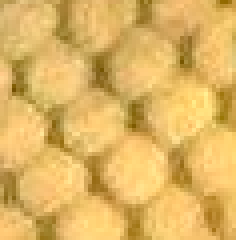
#> input picture More_images/235227Ventral-Flash-1.png, 59 x 60 px (shown 4 times larger); the run also reads 4 pictures not shown here
$ jupyter execute --allow-errors Automated_Adaptive_Thresholding.ipynb   (older library calls are emulated)
#> lines starting #> are read from the running program, lines starting #| are printed output that depends on the picture; after the words box and inside, x2 and y2 are one past the last pixel; in counts of white or black regions, pixels touching at a corner belong together
[cell 1]
import numpy as np
import cv2
from matplotlib import pyplot as plt
import os

[cell 2]
def threshold(imgName, blockSize):
#> called with imgName = 'More_images/235227Ventral-Flash-1.png', blockSize = 15
    img = cv2.imread(imgName)
#> img is the input picture: shape (60, 59, 3); mean B, G, R 98.9, 181.3, 223.7

    # convert to grayscale
    gray = cv2.cvtColor(img, cv2.COLOR_BGR2GRAY)

    # blur and adaptive thresholding
    # source: https://docs.opencv.org/master/d7/d4d/tutorial_py_thresholding.html
    blur = cv2.GaussianBlur(gray,(5,5),0)
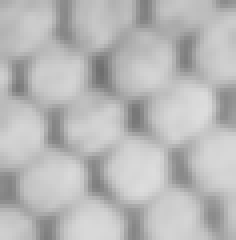
#> blur: shape (60, 59) (shown 4 times larger); min 110, max 220, mean 184.7
    thresh = cv2.adaptiveThreshold(blur, 255, cv2.ADAPTIVE_THRESH_MEAN_C, cv2.THRESH_BINARY, blockSize, -2)
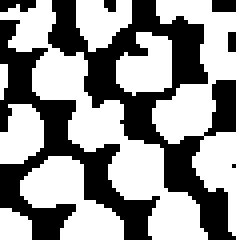
#> thresh: shape (60, 59) (shown 4 times larger); 57.6% white; 7 black regions (4 under 20 px), largest, box (x1, y1, x2, y2) and area: (12, 0, 59, 60) 827, (0, 5, 40, 60) 615, (0, 0, 9, 3) 21

    # Remove noise by opening
    kernel = np.ones((3,3),np.uint8)
    opening = cv2.morphologyEx(thresh, cv2.MORPH_OPEN,kernel, iterations=2)
#> opening: shape (60, 59); 52.6% white; 4 black regions (3 under 20 px), largest, box (x1, y1, x2, y2) and area: (0, 0, 59, 60) 1649

    # Check if opening was too much
    numWhitePixels = cv2.countNonZero(opening) # number of foreground pixels
#> numWhitePixels = 1862
    totalPixels = img.size / 3 # not sure why it has to be divided by 3
#> totalPixels = 3540
    if numWhitePixels / totalPixels < 0.3:
        # if opening resulted in less than 30% foreground, decrease number of opening iterations
        opening = cv2.morphologyEx(thresh, cv2.MORPH_OPEN,kernel, iterations=1)

    # Finding sure foreground area
    dist_transform = cv2.distanceTransform(opening,cv2.DIST_L2,5)
    ret, sure_fg = cv2.threshold(dist_transform, 1.5, 255, 0)
#> sure_fg: shape (60, 59) float32; 35.8% white; 14 white regions, largest, box (x1, y1, x2, y2) and area: (40, 0, 59, 19) 130, (29, 36, 40, 49) 121, (40, 22, 52, 34) 111
    sure_fg = np.uint8(sure_fg)

    # Label and count
    # source: https://medium.com/analytics-vidhya/images-processing-segmentation-and-objects-counting-in-an-image-with-python-and-opencv-216cd38aca8e
    output = cv2.connectedComponentsWithStats(sure_fg, 8, cv2.CV_32S)
    labels = output[1]
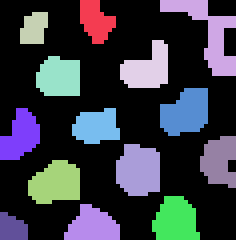
#> labels: shape (60, 59) int32 (shown 4 times larger); 15 distinct labels, from 0 to 14; one colour per label, 0 black
    count = output[0] - 1 # background doesn't count as a scale
#> count = 14
    label_hue = np.uint8(179 * labels / np.max(labels))
    blank_ch = 255 * np.ones_like(label_hue)
    labeled_img = cv2.merge([label_hue, blank_ch, blank_ch])
    labeled_img = cv2.cvtColor(labeled_img, cv2.COLOR_HSV2BGR)
    labeled_img[label_hue == 0] = 0
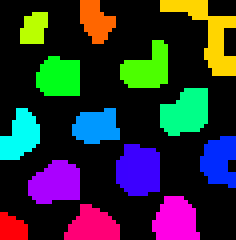
#> labeled_img: shape (60, 59, 3) (shown 4 times larger); mean B, G, R 49.7, 45.7, 42.7

    stats = output[2]
#> stats = 15 rows, first 6: [0, 0, 59, 60, 2273], [20, 0, 9, 11, 66], [40, 0, 19, 19, 130], [5, 3, 7, 8, 46], [30, 10, 12, 12, 97], [9, 14, 11, 10, 95]
    areas = []
    ratios = []
    for i in range(1, count + 1): # start at 1 instead of 0 because don't want to count background as a scale
        scaleArea = stats[i, cv2.CC_STAT_AREA]
        areas.append(scaleArea)
        boxArea = stats[i, cv2.CC_STAT_WIDTH] * stats[i, cv2.CC_STAT_HEIGHT]
        ratios.append(scaleArea / boxArea)
#> this loop made 14 passes
#> (scaleArea, boxArea) on passes 1 to 12: (66, 99), (130, 361), (46, 56), (97, 144), (95, 110), (111, 144), (87, 130), (82, 108), (89, 117), (121, 143), (111, 143), (103, 132)
#> after the loop, areas = [66, 130, 46, 97, 95, 111, 87, 82, 89, 121, 111, 103, 89, 40]; ratios = [0.667, 0.36, 0.821, 0.674, 0.864, 0.771, 0.669, 0.759, 0.761, 0.846, 0.776, 0.78, 0.706, 0.816]
    avgRoundness = sum(ratios) / len(ratios)
#> avgRoundness = 0.734
    # [5 lines of commented-out code are left out]

    return (avgRoundness, count, labeled_img)

[cell 3]
# tries thresholding with various blockSizes and chooses the one with the most "round" scales
def countScales(imgName):
    maxRoundness = 0
    for blockSize in [15, 25, 35, 65, 75]: # blocksize must be odd number
        roundness, count, labeled_img = threshold(imgName, blockSize)
#> roundness = 0.734; count = 14
        if roundness > maxRoundness:
            maxRoundness = roundness
#> maxRoundness = 0.734
            bestCount = count
#> bestCount = 14
            bestSize = blockSize
            bestImage = labeled_img
    displayFinal(imgName, bestImage, bestCount, bestSize)

[cell 4]
# display final results
def displayFinal(imgName, labeled_img, count, blockSize):

#> called with imgName = 'More_images/235227Ventral-Flash-1.png', count = 14, blockSize = 15
    img = cv2.imread(imgName)
    gray = cv2.cvtColor(img, cv2.COLOR_BGR2GRAY)

    plt.subplot(1, 2, 1), plt.imshow(gray, 'gray')
    plt.title(imgName[12:])

    plt.subplot(1, 2, 2), plt.imshow(labeled_img, 'gray')
    plt.title('Count: ' + str(count) + ', Blocksize:' + str(blockSize))

    plt.show()
#> figure, not shown here; B, G, R data is drawn as R, G, B

[cell 5]
# ignore this - not currently being used
def displayTests(orig, imgName, thresh, opening, sure_fg, labeled_img, count):

    plt.subplot(1, 5, 1), plt.imshow(orig, 'gray')
    plt.title(imgName[12:])

    plt.subplot(1, 5, 2), plt.imshow(thresh, 'gray')
    plt.title('Threshold')

    plt.subplot(1, 5, 3), plt.imshow(opening, 'gray')
    plt.title('Opening')

    plt.subplot(1, 5, 4), plt.imshow(sure_fg, 'gray')
    plt.title('Sure fg')

    plt.subplot(1, 5, 5), plt.imshow(labeled_img, 'gray')
    plt.title('Count: ' + str(count))
    plt.show()

[cell 6]
countScales('More_images/235227Ventral-Flash-1.png')
countScales('More_images/235227Ventral-Flash-2.png')
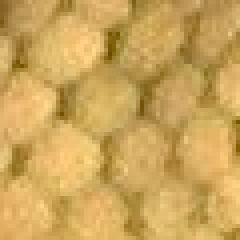
#> input picture More_images/235227Ventral-Flash-2.png, 60 x 60 px (shown 4 times larger)
#> in threshold, img is the input picture: shape (60, 60, 3); mean B, G, R 91, 165.6, 204
#> in threshold (call 6), `gray = cv2.cvtColor(img, cv2.COLOR_BGR2GRAY)`:
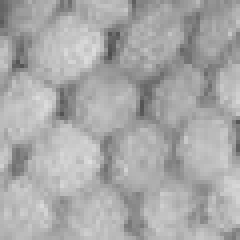
#> gray: shape (60, 60) (shown 4 times larger); min 77, max 222, mean 168.6
#> in threshold (call 6), `thresh = cv2.adaptiveThreshold(blur, 255, cv2.ADAPTIVE_THRESH_MEAN_C, ..`: thresh: shape (60, 60); 52.1% white; 4 black regions (1 under 20 px), largest, box (x1, y1, x2, y2) and area: (0, 0, 60, 60) 1611, (11, 0, 23, 8) 58, (0, 50, 6, 60) 37
#> in threshold (call 6), `opening = cv2.morphologyEx(thresh, cv2.MORPH_OPEN,kernel, iterations=2)`:
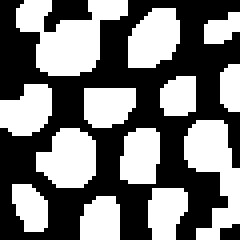
#> opening: shape (60, 60) (shown 4 times larger); 46.7% white; 13 white regions, largest, box (x1, y1, x2, y2) and area: (4, 0, 32, 19) 297, (46, 30, 60, 60) 228, (9, 32, 24, 47) 171
#> in threshold (call 6), `numWhitePixels = cv2.countNonZero(opening)`: numWhitePixels = 1682
#> in threshold (call 6), `dist_transform = cv2.distanceTransform(opening,cv2.DIST_L2,5)`:
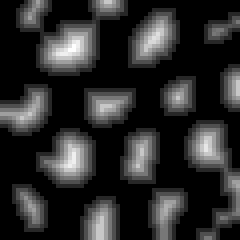
#> dist_transform: shape (60, 60) float32 (shown 4 times larger); min 0, max 6.4, mean 1.09; drawn with min black and max white
#> in threshold (call 6), `ret, sure_fg = cv2.threshold(dist_transform, 1.5, 255, 0)`: sure_fg: shape (60, 60) float32; 29.9% white; 16 white regions (1 under 20 px), largest, box (x1, y1, x2, y2) and area: (10, 6, 24, 18) 136, (47, 31, 60, 56) 136, (10, 33, 23, 46) 115
#> in threshold (call 6), `labels = output[1]`:
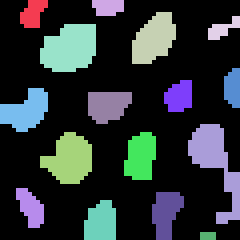
#> labels: shape (60, 60) int32 (shown 4 times larger); 17 distinct labels, from 0 to 16; one colour per label, 0 black
#> in threshold (call 6), `count = output[0] - 1 # background doesn't count as a scale`: count = 16
#> in threshold (call 6), `labeled_img[label_hue == 0] = 0`:
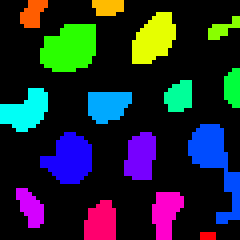
#> labeled_img: shape (60, 60, 3) (shown 4 times larger); mean B, G, R 45.7, 38.6, 29.5
#> in threshold (call 6), `stats = output[2]`: stats = 17 rows, first 6: [0, 0, 60, 60, 2525], [5, 0, 7, 7, 34], [23, 0, 8, 4, 28], [33, 3, 11, 13, 101], [52, 4, 8, 6, 24], [10, 6, 14, 12, 136]
#> the loop in threshold (call 6), `for i in range(1, count + 1): # start at 1 instead of 0 because don't ..` made 16 passes
#> (scaleArea, boxArea) on passes 1 to 12: (34, 49), (28, 32), (101, 143), (24, 48), (136, 168), (34, 40), (45, 56), (85, 132), (71, 88), (136, 325), (115, 169), (77, 96)
#> after the loop in threshold (call 6), `for i in range(1, count + 1): # start at 1 instead of 0 because don't ..`: areas = [34, 28, 101, 24, 136, 34, 45, 85, 71, 136, 115, 77, 45, 68, 68, 8]; ratios = [0.694, 0.875, 0.706, 0.5, 0.81, 0.85, 0.804, 0.644, 0.807, 0.418, 0.68, 0.802, 0.643, 0.708, 0.85, 1]
#> in threshold (call 6), `avgRoundness = sum(ratios) / len(ratios)`: avgRoundness = 0.737

countScales('More_images/235227Ventral-NoFlash-1.png')
#> in threshold (call 11), `stats = output[2]`: stats = 13 rows, first 6: [0, 0, 50, 49, 1653], [9, 0, 7, 4, 22], [35, 3, 15, 10, 103], [15, 5, 14, 11, 85], [0, 6, 8, 12, 73], [48, 16, 2, 3, 6]
countScales('More_images/235227Ventral-NoFlash-2.png')
#> in threshold (call 16), `stats = output[2]`: stats = 13 rows, first 6: [0, 0, 49, 49, 1876], [3, 0, 3, 2, 6], [27, 0, 4, 4, 15], [5, 9, 8, 9, 64], [46, 9, 3, 4, 11], [19, 12, 12, 9, 81]

countScales('More_images/135164_V-1.png')
#> in threshold (call 21), `stats = output[2]`: stats = 38 rows, first 6: [0, 0, 96, 94, 7238], [4, 0, 2, 1, 2], [11, 0, 1, 1, 1], [17, 0, 1, 2, 2], [47, 0, 7, 3, 13], [53, 3, 16, 36, 172]
countScales('More_images/135164_V-2.png')
#> in threshold (call 26), `stats = output[2]`: stats = 49 rows, first 6: [0, 0, 88, 91, 6555], [5, 0, 3, 11, 18], [28, 0, 4, 7, 18], [39, 0, 2, 3, 4], [50, 0, 5, 6, 11], [70, 0, 18, 31, 208]
